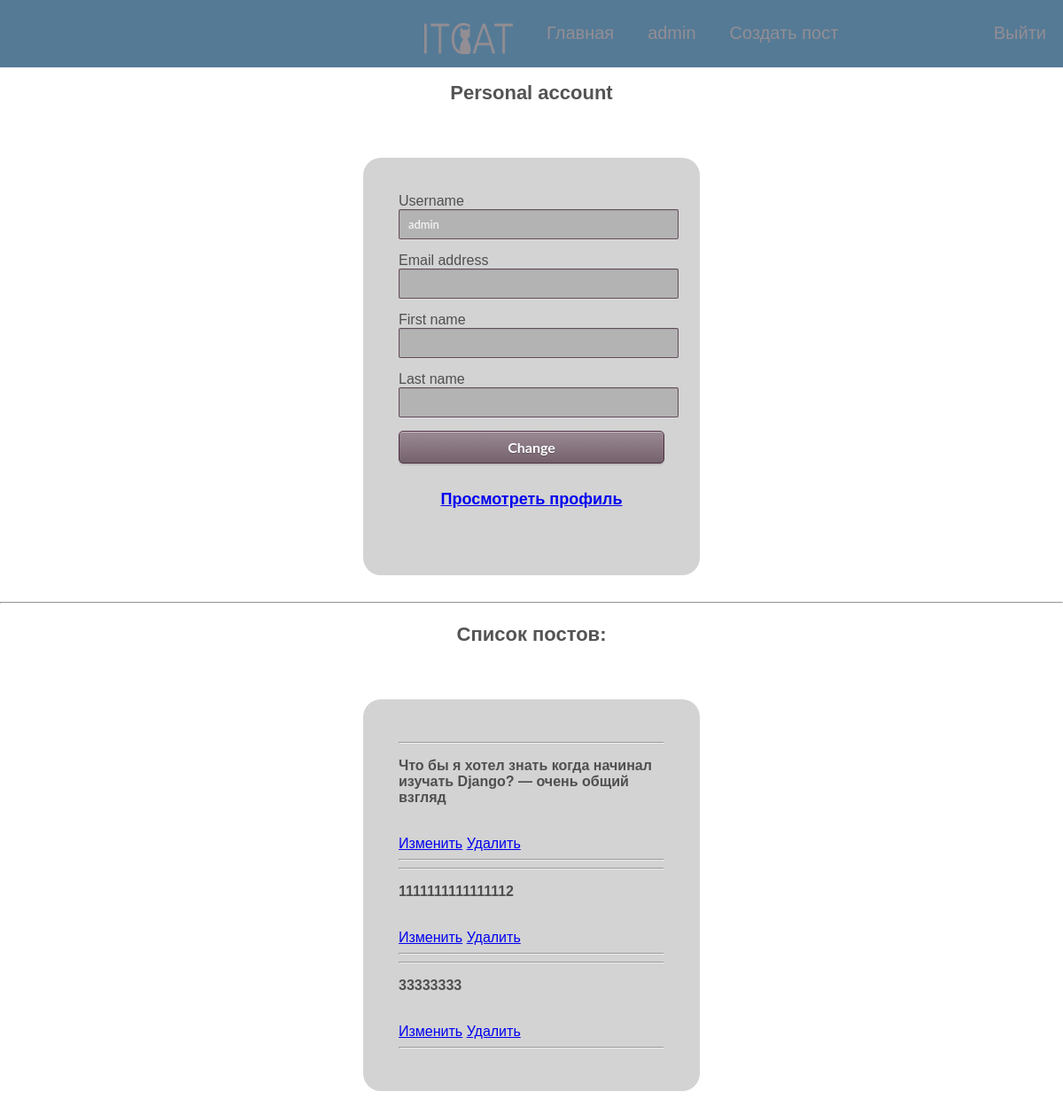
/auth/profile/ (signed in), run on an earlier commit of the app's database.
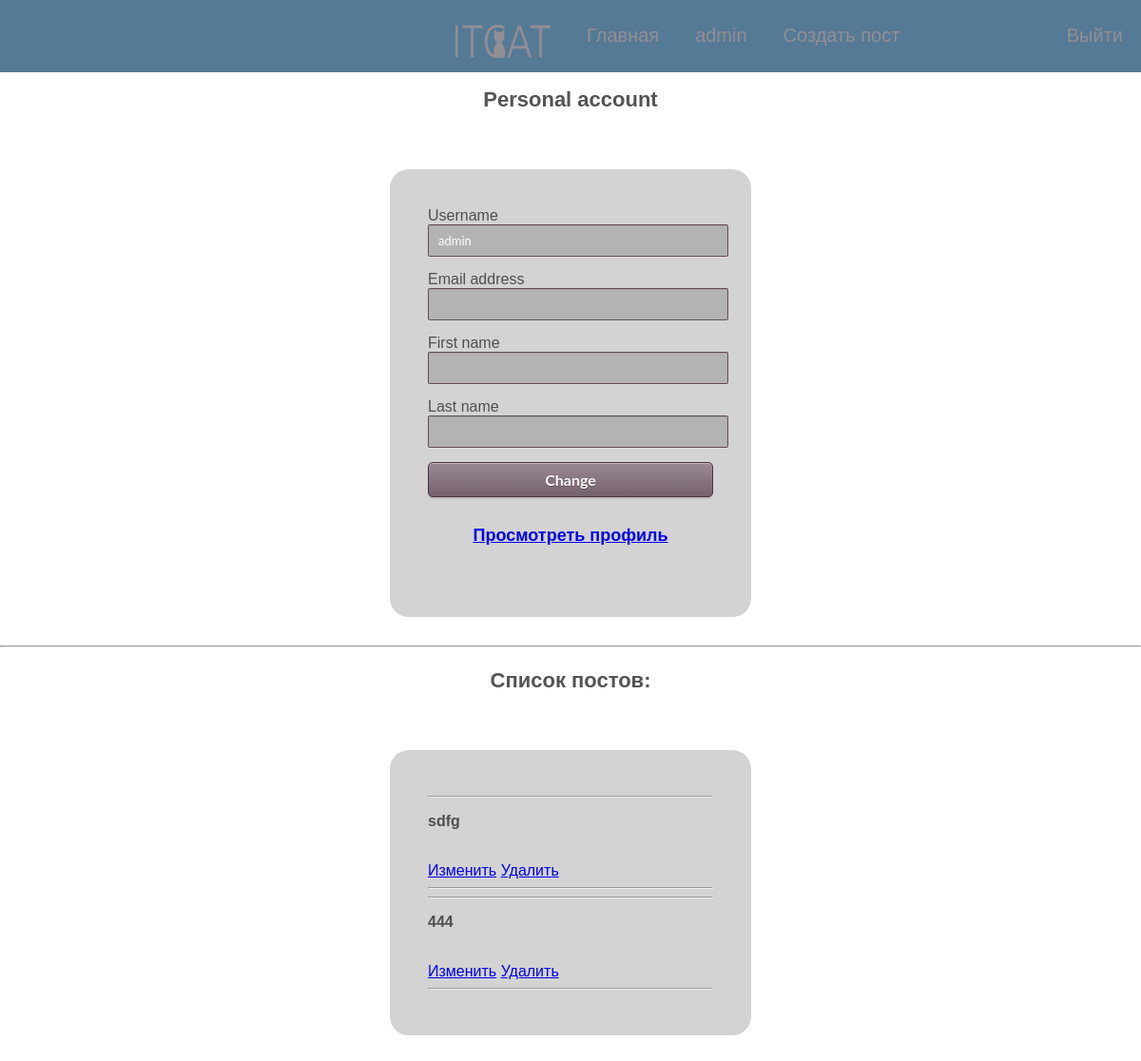
And on a later commit of the database.
### mainapp/models.py (models this page shows, shortened)
class Post(models.Model):
    name = models.CharField(verbose_name='Название', max_length=256)
    text = models.TextField(verbose_name='Текст')
    img = models.ImageField(verbose_name='Картинка', upload_to="post_img", blank=True)
    time = models.TimeField(verbose_name='Время добавления/обновления', auto_now=True, auto_now_add=False)
    user = models.ForeignKey(get_user_model(), on_delete=models.CASCADE, verbose_name='Пользователь')
    is_active = models.BooleanField(verbose_name='Активный', default=True)
    def __str__(self):
        return self.name

### authapp/views.py (the view)
# urls.py: path("profile/", views.UserProfile.as_view(), name="profile"),
class UserProfile(UpdateView):
    form_class = UserProfileForm
    model = get_user_model()
    template_name = 'authapp/profile.html'
    success_url = '/'
    def get_object(self, queryset=None):
        return self.request.user

### authapp/forms.py
class UserProfileForm(UserChangeForm):
    class Meta:
        model = get_user_model()
        fields = ('username', 'email', 'first_name', 'last_name')

### authapp/templates/authapp/profile.html (shortened to what this page needs)
{% extends "mainapp/root.html"%}
{% load static %}
{% block content %}
    {% include "mainapp/includes/inc__menu.html" %}
    <div class="auth">
    <p><h1>Personal account</h1></p>
        <form class="content" method="POST">
            {{ form.username.label }}
            {{ form.username }}
            {{ form.email.label }}
            {{ form.email }}
            {{ form.first_name.label }}
            {{ form.first_name }}
            {{ form.last_name.label }}
            {{ form.last_name }}
            <input type="submit" value="Change">
            <h2><a href="{% url 'authapp:users_profile' pk=request.user.pk %}">Просмотреть профиль</a></h2>
        </form>
        <hr>
        <h1><p> Список постов:</p></h1>
        <form>
        {% for post in request.user.post_set.all %}
            <hr>
            <h3 class="left"><p>{{ post }}</p></h3>
            <a href="{% url 'mainapp:post_update' pk=post.pk %}">Изменить</a>
            <a href="{% url 'mainapp:post_delete' pk=post.pk %}">Удалить</a>
            <hr>
        {% endfor %}
        </form>
    </div>
{% endblock %}

What changed in the data, as far as the page shows it:
removed Post: name "Что бы я хотел знать когда начинал изучать Django? — очень общий взгляд"
removed Post: name "1111111111111112"
removed Post: name "33333333"
now on this page (row edited): Post: name "sdfg"
now on this page (row edited): Post: name "444"
